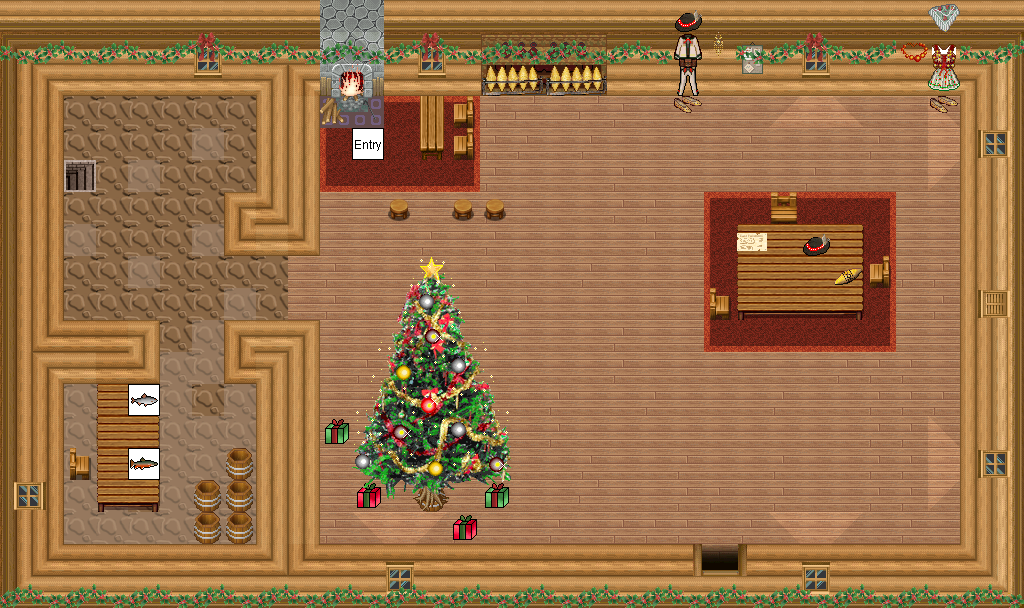

Rendered tile map (Tiled .tmx) drawn with the repository's tilesets; below, a short description and the map source with its tile grids summarised:
An orthogonal 32x19 tile map with 32x32 px tiles, 6 tile layers (0_floor, 1_terrain, 2_object, 3_roof, ...), 2 hidden layers not drawn, 28 tilesets.

<map version="1.2" tiledversion="1.3.1" orientation="orthogonal" renderorder="right-down" compressionlevel="0" width="32" height="19" tilewidth="32" tileheight="32" infinite="0" nextlayerid="9" nextobjectid="1">
 <tileset firstgid="1" name="carpets_2" tilewidth="32" tileheight="32" tilecount="12" columns="4">
  <image source="../../tileset/furniture/carpet/carpets_2.png" trans="ff00ff" width="128" height="96" />
 </tileset>
 <tileset firstgid="13" name="brown" tilewidth="32" tileheight="32" tilecount="5" columns="5">
  <image source="../../tileset/ground/brown.png" trans="ff00ff" width="160" height="32" />
 </tileset>
 <tileset firstgid="18" name="wooden_rectangular" tilewidth="32" tileheight="32" tilecount="9" columns="3">
  <image source="../../tileset/furniture/table/wooden_rectangular.png" trans="ff00ff" width="96" height="96" />
 </tileset>
 <tileset firstgid="27" name="barrel" tilewidth="32" tileheight="32" tilecount="2" columns="1">
  <image source="../../tileset/item/pot/barrel.png" trans="ff00ff" width="32" height="64" />
 </tileset>
 <tileset firstgid="29" name="wooden" tilewidth="32" tileheight="32" tilecount="5" columns="5">
  <image source="../../tileset/furniture/chair/wooden.png" trans="ff00ff" width="160" height="32" />
 </tileset>
 <tileset firstgid="34" name="long_front_on" tilewidth="32" tileheight="32" tilecount="3" columns="1">
  <image source="../../tileset/furniture/table/long_front_on.png" trans="ff00ff" width="32" height="96" />
 </tileset>
 <tileset firstgid="37" name="pale_book_bottle_shelf" tilewidth="32" tileheight="32" tilecount="12" columns="3">
  <image source="../../tileset/furniture/shelve/pale_book_bottle_shelf.png" trans="ff00ff" width="96" height="128" />
 </tileset>
 <tileset firstgid="49" name="meals_1" tilewidth="32" tileheight="32" tilecount="2" columns="2">
  <image source="../../tileset/item/food/meals_1.png" width="64" height="32" />
 </tileset>
 <tileset firstgid="51" name="collision" tilewidth="32" tileheight="32" tilecount="1" columns="1">
  <image source="../../tileset/logic/collision.png" width="32" height="32" />
 </tileset>
 <tileset firstgid="52" name="protection" tilewidth="32" tileheight="32" tilecount="2" columns="2">
  <image source="../../tileset/logic/protection.png" width="64" height="32" />
 </tileset>
 <tileset firstgid="54" name="ozdoby" tilewidth="32" tileheight="32" tilecount="3" columns="3">
  <image source="../../tileset/building/decoration/holly_garlands.png" width="96" height="32" />
 </tileset>
 <tileset firstgid="57" name="goralskie" tilewidth="32" tileheight="32" tilecount="16" columns="2">
  <image source="../../tileset/pol/wyposazenie/goralskie_na_sciane.png" width="64" height="256" />
 </tileset>
 <tileset firstgid="73" name="present" tilewidth="32" tileheight="32" tilecount="5" columns="5">
  <image source="../../tileset/pol/wyposazenie/present.png" width="160" height="32" />
 </tileset>
 <tileset firstgid="78" name="mruganie" tilewidth="32" tileheight="32" tilecount="20" columns="4">
  <image source="../../tileset/furniture/light/xmas_lights.png" width="128" height="160" />
 </tileset>
 <tileset firstgid="98" name="kominek" tilewidth="32" tileheight="32" tilecount="4" columns="2">
  <image source="../../tileset/pol/wyposazenie/wood_fire.png" width="64" height="64" />
 </tileset>
 <tileset firstgid="102" name="palenisko" tilewidth="32" tileheight="32" tilecount="12" columns="12">
  <image source="../../tileset/pol/oswietlenie/flames_half.png" width="384" height="32" />
 </tileset>
 <tileset firstgid="114" name="notes" tilewidth="32" tileheight="32" tilecount="4" columns="2">
  <image source="../../tileset/item/documents/notes.png" width="64" height="64" />
 </tileset>
 <tileset firstgid="118" name="deski_kafle" tilewidth="32" tileheight="32" tilecount="16" columns="2">
  <image source="../../tileset/pol/domki/podloga/deski_kaflee.png" width="64" height="256" />
 </tileset>
 <tileset firstgid="134" name="drzwi" tilewidth="32" tileheight="32" tilecount="15" columns="5">
  <image source="../../tileset/pol/domki/drzwi/door_drewno_int.png" width="160" height="96" />
 </tileset>
 <tileset firstgid="149" name="plazy" tilewidth="32" tileheight="32" tilecount="27" columns="3">
  <image source="../../tileset/pol/waly/int_plazy.png" width="96" height="288" />
 </tileset>
 <tileset firstgid="176" name="fire" tilewidth="32" tileheight="32" tilecount="27" columns="3">
  <image source="../../tileset/ground/fire/fire.png" width="96" height="288" />
 </tileset>
 <tileset firstgid="203" name="okna" tilewidth="32" tileheight="32" tilecount="16" columns="8">
  <image source="../../tileset/pol/domki/okna/window_drewno.png" width="256" height="64" />
 </tileset>
 <tileset firstgid="219" name="stairs" tilewidth="32" tileheight="32" tilecount="12" columns="2">
  <image source="../../tileset/building/stairs/stairs.png" width="64" height="192" />
 </tileset>
 <tileset firstgid="231" name="food" tilewidth="32" tileheight="32" tilecount="5" columns="5">
  <image source="../../tileset/logic/item/meat_and_fish.png" width="160" height="32" />
 </tileset>
 <tileset firstgid="236" name="choinka" tilewidth="32" tileheight="32" tilecount="40" columns="5">
  <image source="../../tileset/pol/choinka.png" width="160" height="256" />
 </tileset>
 <tileset firstgid="276" name="portal" tilewidth="32" tileheight="32" tilecount="16" columns="8">
  <image source="../../tileset/logic/portal.png" width="256" height="64" />
 </tileset>
 <tileset firstgid="292" name="pompki" tilewidth="32" tileheight="32" tilecount="16" columns="4">
  <image source="../../tileset/pol/choinka_banki.png" width="128" height="128" />
 </tileset>
 <tileset firstgid="308" name="dywan" tilewidth="32" tileheight="32" tilecount="9" columns="3">
  <image source="../../tileset/pol/domki/podloga/dywan_czerwien.png" width="96" height="96" />
 </tileset>
 <layer id="1" name="0_floor" width="32" height="19">
  <data>[608 cells, 608 non-empty, 26 distinct tile ids]</data>
 </layer>
 <layer id="2" name="1_terrain" width="32" height="19">
  <data>[608 cells, 290 non-empty, 48 distinct tile ids]</data>
 </layer>
 <layer id="3" name="2_object" width="32" height="19">
  <data>[608 cells, 55 non-empty, 38 distinct tile ids]</data>
 </layer>
 <layer id="4" name="3_roof" width="32" height="19">
  <data>[608 cells, 96 non-empty, 39 distinct tile ids]</data>
 </layer>
 <layer id="5" name="4_roof_add" width="32" height="19">
  <data>[608 cells, 31 non-empty, 18 distinct tile ids]</data>
 </layer>
 <layer id="6" name="objects" width="32" height="19">
  <data>[608 cells, 3 non-empty, 3 distinct tile ids]</data>
 </layer>
 <layer id="7" name="collision" width="32" height="19" visible="0">
  <data>[608 cells, 284 non-empty, 1 distinct tile ids]</data>
 </layer>
 <layer id="8" name="protection" width="32" height="19" visible="0">
  <data>[608 cells, 608 non-empty, 1 distinct tile ids]</data>
 </layer>
</map>
